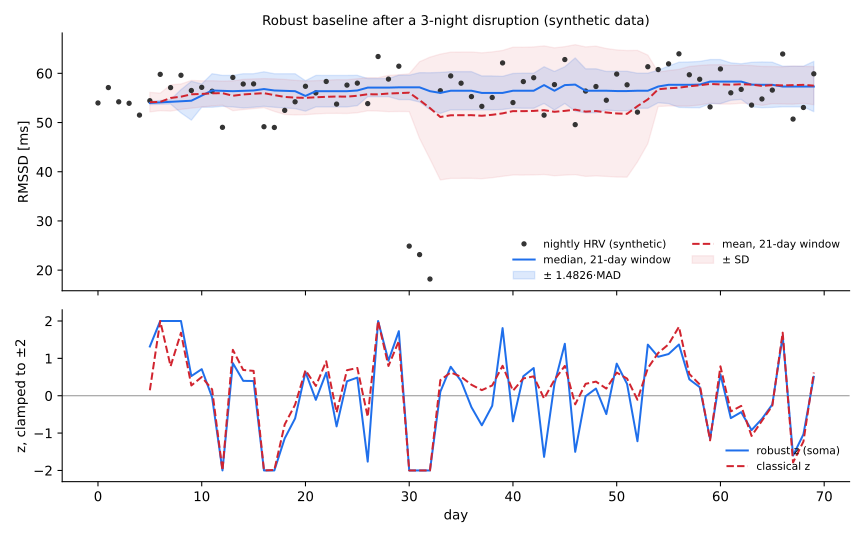

This figure's Python source:
"""Render docs/robust_baseline.svg: median/MAD baseline vs mean/SD on SYNTHETIC data.

The data are generated here (seeded), not recorded from anyone. The baseline
and z-score use soma's own functions (`soma.fuse._median`, `soma.fuse._mad`),
with the same rolling window (`BASELINE_DAYS`) and z clamp (+/-2) as `fuse.state`.

    python3 docs/robust_baseline.py      # requires matplotlib
"""
from __future__ import annotations

import random
import statistics
import sys
from pathlib import Path

ROOT = Path(__file__).resolve().parent.parent
sys.path.insert(0, str(ROOT))

import matplotlib  # noqa: E402
matplotlib.use("Agg")
import matplotlib.pyplot as plt  # noqa: E402

from soma.fuse import BASELINE_DAYS, _mad, _median  # noqa: E402

rng = random.Random(7)
DAYS = 70
# synthetic nightly HRV (ms): slow drift + noise, plus a 3-night disruption
hrv = [55 + 4 * (i / DAYS) + rng.gauss(0, 4) for i in range(DAYS)]
for i in (30, 31, 32):
    hrv[i] = 22 + rng.gauss(0, 2)

days = list(range(DAYS))
med_line, mad_lo, mad_hi, mean_line, sd_lo, sd_hi, z_rob, z_std = ([] for _ in range(8))
for d in days:
    hist = hrv[max(0, d - BASELINE_DAYS):d]
    if len(hist) < 5:
        for lst in (med_line, mad_lo, mad_hi, mean_line, sd_lo, sd_hi, z_rob, z_std):
            lst.append(float("nan"))
        continue
    m = _median(hist)
    s = _mad(hist, m)
    mu, sd = statistics.mean(hist), statistics.stdev(hist)
    med_line.append(m); mad_lo.append(m - s); mad_hi.append(m + s)
    mean_line.append(mu); sd_lo.append(mu - sd); sd_hi.append(mu + sd)
    z_rob.append(max(-2, min(2, (hrv[d] - m) / s)))
    z_std.append(max(-2, min(2, (hrv[d] - mu) / sd)))

fig, (ax1, ax2) = plt.subplots(2, 1, figsize=(9, 5.6), sharex=True,
                               gridspec_kw={"height_ratios": [3, 2]})
ax1.plot(days, hrv, "o", ms=3, color="#333", label="nightly HRV (synthetic)")
ax1.plot(days, med_line, color="#1f6feb", label="median, 21-day window")
ax1.fill_between(days, mad_lo, mad_hi, color="#1f6feb", alpha=0.15, label="± 1.4826·MAD")
ax1.plot(days, mean_line, color="#d1242f", ls="--", label="mean, 21-day window")
ax1.fill_between(days, sd_lo, sd_hi, color="#d1242f", alpha=0.08, label="± SD")
ax1.set_ylabel("RMSSD [ms]")
ax1.legend(fontsize=8, ncol=2, loc="lower right", frameon=False)
ax1.set_title("Robust baseline after a 3-night disruption (synthetic data)", fontsize=10)

ax2.axhline(0, color="#999", lw=0.8)
ax2.plot(days, z_rob, color="#1f6feb", label="robust z (soma)")
ax2.plot(days, z_std, color="#d1242f", ls="--", label="classical z")
ax2.set_ylim(-2.3, 2.3)
ax2.set_ylabel("z, clamped to ±2")
ax2.set_xlabel("day")
ax2.legend(fontsize=8, loc="lower right", frameon=False)
for ax in (ax1, ax2):
    ax.spines[["top", "right"]].set_visible(False)
fig.tight_layout()
out = Path(__file__).with_suffix(".svg")
fig.savefig(out)
print(f"-> {out}")
